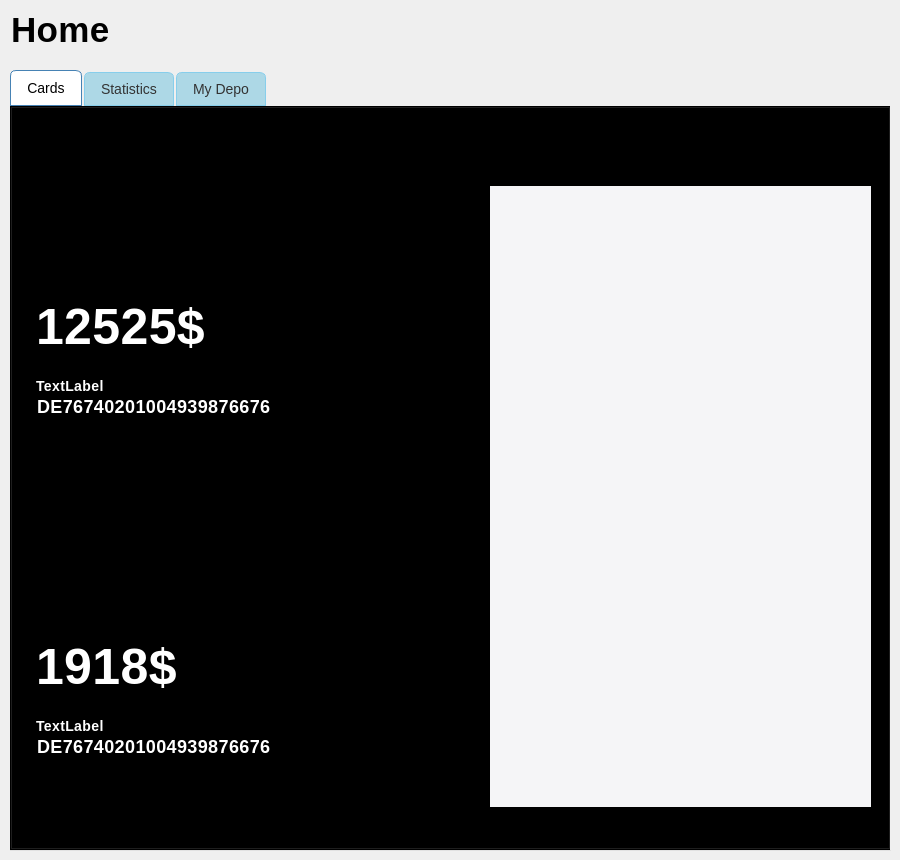
    <widget class="QWidget" name="page_2">
     <widget class="QLabel" name="label_3">
      <property name="geometry">
       <rect>
        <x>-20</x>
        <y>0</y>
        <width>191</width>
        <height>60</height>
       </rect>
      </property>
      <property name="styleSheet">
       <string notr="true">QLabel {
    color: black;
    font-family: &quot;San Francisco&quot;, &quot;Helvetica Neue&quot;, &quot;Segoe UI&quot;, &quot;Arial&quot;, sans-serif;
    font-size: 35px;
    font-weight: bold;
    font-weight: 600;
    padding: 10px 22px;
    border: none;
    border-radius: 14px;
    min-height: 40px;
    min-width: 120px;
    letter-spacing: 0.4px;
}</string>
      </property>
      <property name="text">
       <string>Home</string>
      </property>
     </widget>
     <widget class="QTabWidget" name="tabWidget">
      <property name="geometry">
       <rect>
        <x>10</x>
        <y>70</y>
        <width>881</width>
        <height>781</height>
       </rect>
      </property>
      <property name="cursor">
       <cursorShape>PointingHandCursor</cursorShape>
      </property>
      <property name="styleSheet">
       <string notr="true">#tabWidget {
    background-color: transparent;
    border: none;
    font-family: &quot;Segoe UI&quot;, sans-serif;
    font-size: 14px;
    color: #333;
}

#tabWidget ::pane {
    border: 1px solid #87CEEB;
    border-radius: 8px;
    padding: 10px;
    background: #f0f8ff;
}

QTabBar::tab {
    background: #add8e6;
    border: 1px solid #87CEEB;
    padding: 8px 16px;
    border-top-left-radius: 6px;
    border-top-right-radius: 6px;
    margin-right: 2px;
    color: #333;
}

QTabBar::tab:selected {
    background: #ffffff;
    border-color: #4682B4;
    color: #000;
}

QTabBar::tab:hover {
    background: #87CEFA;
    color: #111;
}

QTabBar::tab:!selected {
    margin-top: 2px;
}</string>
      </property>
      <property name="currentIndex">
       <number>0</number>
      </property>
      <widget class="QWidget" name="tab">
       <attribute name="title">
        <string>Cards</string>
       </attribute>
       <widget class="QWidget" name="widget" native="true">
        <property name="geometry">
         <rect>
          <x>0</x>
          <y>80</y>
          <width>451</width>
          <height>261</height>
         </rect>
        </property>
        <property name="styleSheet">
         <string notr="true">#widget {
    background: qlineargradient(
        x1: 0, y1: 0, x2: 1, y2: 1,
        stop: 0 #4a90e2,
        stop: 0.5 #1c75bc,
        stop: 1 #003f7f
    );
    color: #ffffff;
    font-family: &quot;Segoe UI&quot;, &quot;Helvetica Neue&quot;, sans-serif;
    font-size: 16px;
    border: none;
    border-top-left-radius: 16px;
    border-top-right-radius: 16px;
    border-bottom-right-radius: 16px;
    border-bottom-left-radius: 16px;
    padding: 12px;
    transition: border 0.3s ease;
}

#widget:hover {
    border: 2px solid #89c4f4;
}</string>
        </property>
        <widget class="QLabel" name="label_4">
         <property name="geometry">
          <rect>
           <x>10</x>
           <y>10</y>
           <width>101</width>
           <height>91</height>
          </rect>
         </property>
         <property name="styleSheet">
          <string notr="true">#label_4{
	background: none;
}</string>
         </property>
         <property name="text">
          <string>TextLabel</string>
         </property>
        </widget>
        <widget class="QLabel" name="Icon_2">
         <property name="geometry">
          <rect>
           <x>280</x>
           <y>10</y>
           <width>371</width>
           <height>251</height>
          </rect>
         </property>
         <property name="styleSheet">
          <string notr="true">#Icon_2{
	background: none;
}</string>
         </property>
         <property name="text">
          <string>TextLabel</string>
         </property>
        </widget>
        <widget class="QLabel" name="label_5">
         <property name="geometry">
          <rect>
           <x>0</x>
           <y>190</y>
           <width>291</width>
           <height>60</height>
          </rect>
         </property>
         <property name="styleSheet">
          <string notr="true">QLabel {
    color: white;
    font-family: &quot;San Francisco&quot;, &quot;Helvetica Neue&quot;, &quot;Segoe UI&quot;, &quot;Arial&quot;, sans-serif;
    font-size: 18px;
    font-weight: 600;
    padding: 10px 22px;
    border: none;
    border-radius: 14px;
    min-height: 40px;
    min-width: 120px;
    letter-spacing: 0.4px;
	background: none;
}</string>
         </property>
         <property name="text">
          <string>DE76740201004939876676</string>
         </property>
        </widget>
        <widget class="QLabel" name="usernameCard">
         <property name="geometry">
          <rect>
           <x>0</x>
           <y>170</y>
           <width>164</width>
           <height>60</height>
          </rect>
         </property>
         <property name="styleSheet">
          <string notr="true">QLabel {
    color: white;
    font-family: &quot;San Francisco&quot;, &quot;Helvetica Neue&quot;, &quot;Segoe UI&quot;, &quot;Arial&quot;, sans-serif;
    font-size: 14px;
    font-weight: 600;
    padding: 10px 22px;
    border: none;
    border-radius: 14px;
    min-height: 40px;
    min-width: 120px;
    letter-spacing: 0.4px;
	background: none;
}</string>
         </property>
         <property name="text">
          <string>TextLabel</string>
         </property>
        </widget>
        <widget class="QLabel" name="BalanceCard1">
         <property name="geometry">
          <rect>
           <x>-10</x>
           <y>90</y>
           <width>411</width>
           <height>101</height>
          </rect>
         </property>
         <property name="styleSheet">
          <string notr="true">QLabel {
    color: white;
    font-family: &quot;San Francisco&quot;, &quot;Helvetica Neue&quot;, &quot;Segoe UI&quot;, &quot;Arial&quot;, sans-serif;
    font-size: 50px;
    font-weight: cursiv;
    font-weight: 600;
    padding: 10px 22px;
    border: none;
    border-radius: 14px;
    min-height: 40px;
    min-width: 120px;
    letter-spacing: 0.4px;
background: none;
}</string>
         </property>
         <property name="text">
          <string>12525$</string>
         </property>
        </widget>
       </widget>
       <widget class="QLabel" name="label_7">
        <property name="geometry">
         <rect>
          <x>520</x>
          <y>20</y>
          <width>281</width>
          <height>60</height>
         </rect>
        </property>
        <property name="styleSheet">
         <string notr="true">QLabel {
    color: black;
    font-family: &quot;San Francisco&quot;, &quot;Helvetica Neue&quot;, &quot;Segoe UI&quot;, &quot;Arial&quot;, sans-serif;
    font-size: 25px;
    font-weight: bold;
    font-weight: 600;
    padding: 10px 22px;
    border: none;
    border-radius: 14px;
    min-height: 40px;
    min-width: 120px;
    letter-spacing: 0.4px;
}</string>
        </property>
        <property name="text">
         <string>Transaction history</string>
        </property>
       </widget>
       <widget class="QListWidget" name="listWidget">
        <property name="geometry">
         <rect>
          <x>480</x>
          <y>80</y>
          <width>381</width>
          <height>621</height>
         </rect>
        </property>
        <property name="styleSheet">
         <string notr="true">#listWidget {
    background-color: #f5f5f7;
    border: none;
    border-radius: 0px;
    padding: 10px;
    font-family: &quot;San Francisco&quot;, &quot;Helvetica Neue&quot;, &quot;Segoe UI&quot;, &quot;Arial&quot;, sans-serif;
    font-size: 16px;
    font-weight: 500;
    color: #000;
}

#listWidget::viewport {
    margin-right: 10px;
}

#listWidget::item {
    padding: 10px 14px;
    margin: 6px 0;
    border-radius: 5px;
    background-color: #ffffff;
    color: #000;
    font-size: 16px;
    font-weight: 500;
}

#listWidget::item:hover {
    background-color: #d4e9fc;
    color: #000;
    border: 1px solid #0267bf;
}

#listWidget::item:selected {
    background-color: #0586f7;
    color: #ffffff;
    border: 1px solid #0267bf;
}

QScrollBar:horizontal {
    border: none;
    background: #f5f5f5;
    height: 10px;
    margin: 0px 20px 0px 20px;
    border-radius: 5px;
}

QScrollBar::handle:horizontal {
    background: #0586f7;
    min-width: 20px;
    border-radius: 5px;
}

QScrollBar::add-line:horizontal, QScrollBar::sub-line:horizontal {
    border: none;
    background: none;
    width: 0px;
}

QScrollBar::add-page:horizontal, QScrollBar::sub-page:horizontal {
    background: none;
}

QScrollBar:vertical {
    border: none;
    background: #f5f5f5;
    width: 10px;
    margin: 20px 0px 20px 0px;
    border-radius: 5px;
}

QScrollBar::handle:vertical {
    background: #0586f7;
    min-height: 20px;
    border-radius: 5px;
}

QScrollBar::add-line:vertical, QScrollBar::sub-line:vertical {
    border: none;
    background: none;
    height: 0px;
}

QScrollBar::add-page:vertical, QScrollBar::sub-page:vertical {
    background: none;
}</string>
        </property>
       </widget>
       <widget class="QWidget" name="widget_3" native="true">
        <property name="geometry">
         <rect>
          <x>0</x>
          <y>420</y>
          <width>451</width>
          <height>261</height>
         </rect>
        </property>
        <property name="styleSheet">
         <string notr="true">#widget_3{
    background: qlineargradient(
        x1: 0, y1: 0, x2: 1, y2: 1,
        stop: 0 #FFD700,
        stop: 0.5 #bf8200,
        stop: 1 #996800
    );
    font-family: &quot;Segoe UI&quot;, &quot;Helvetica Neue&quot;, sans-serif;
    font-size: 16px;
    border: none;
    border-top-left-radius: 16px;
    border-top-right-radius: 16px;
    border-bottom-right-radius: 16px;
    border-bottom-left-radius: 16px;
    padding: 12px;
}
#widget_3:hover {
    border: 2px solid #89c4f4;
}</string>
        </property>
        <widget class="QLabel" name="label_15">
         <property name="geometry">
          <rect>
           <x>10</x>
           <y>10</y>
           <width>101</width>
           <height>91</height>
          </rect>
         </property>
         <property name="styleSheet">
          <string notr="true">#label_15{
	background: none;
}</string>
         </property>
         <property name="text">
          <string>TextLabel</string>
         </property>
        </widget>
        <widget class="QLabel" name="Icon_4">
         <property name="geometry">
          <rect>
           <x>260</x>
           <y>20</y>
           <width>191</width>
           <height>221</height>
          </rect>
         </property>
         <property name="styleSheet">
          <string notr="true">#Icon_4{
	background: none;
}</string>
         </property>
         <property name="text">
          <string>TextLabel</string>
         </property>
        </widget>
        <widget class="QLabel" name="label_16">
         <property name="geometry">
          <rect>
           <x>0</x>
           <y>190</y>
           <width>291</width>
           <height>60</height>
          </rect>
         </property>
         <property name="styleSheet">
          <string notr="true">QLabel {
    color: white;
    font-family: &quot;San Francisco&quot;, &quot;Helvetica Neue&quot;, &quot;Segoe UI&quot;, &quot;Arial&quot;, sans-serif;
    font-size: 18px;
    font-weight: 600;
    padding: 10px 22px;
    border: none;
    border-radius: 14px;
    min-height: 40px;
    min-width: 120px;
    letter-spacing: 0.4px;
	background: none;
}</string>
         </property>
         <property name="text">
          <string>DE76740201004939876676</string>
         </property>
        </widget>
        <widget class="QLabel" name="usernameCard_3">
         <property name="geometry">
          <rect>
           <x>0</x>
           <y>170</y>
           <width>164</width>
           <height>60</height>
          </rect>
         </property>
         <property name="styleSheet">
          <string notr="true">QLabel {
    color: white;
    font-family: &quot;San Francisco&quot;, &quot;Helvetica Neue&quot;, &quot;Segoe UI&quot;, &quot;Arial&quot;, sans-serif;
    font-size: 14px;
    font-weight: 600;
    padding: 10px 22px;
    border: none;
    border-radius: 14px;
    min-height: 40px;
    min-width: 120px;
    letter-spacing: 0.4px;
	background: none;
}</string>
         </property>
         <property name="text">
          <string>TextLabel</string>
         </property>
        </widget>
        <widget class="QLabel" name="BalanceCard2_2">
         <property name="geometry">
          <rect>
           <x>-10</x>
           <y>90</y>
           <width>411</width>
           <height>101</height>
          </rect>
         </property>
         <property name="styleSheet">
          <string notr="true">QLabel {
    color: white;
    font-family: &quot;San Francisco&quot;, &quot;Helvetica Neue&quot;, &quot;Segoe UI&quot;, &quot;Arial&quot;, sans-serif;
    font-size: 50px;
    font-weight: cursiv;
    font-weight: 600;
    padding: 10px 22px;
    border: none;
    border-radius: 14px;
    min-height: 40px;
    min-width: 120px;
    letter-spacing: 0.4px;
background: none;
}</string>
         </property>
         <property name="text">
          <string>1918$</string>
         </property>
        </widget>
       </widget>
       <widget class="QLabel" name="label_17">
        <property name="geometry">
         <rect>
          <x>0</x>
          <y>20</y>
          <width>351</width>
          <height>60</height>
         </rect>
        </property>
        <property name="styleSheet">
         <string notr="true">QLabel {
    color: black;
    font-family: &quot;San Francisco&quot;, &quot;Helvetica Neue&quot;, &quot;Segoe UI&quot;, &quot;Arial&quot;, sans-serif;
    font-size: 25px;
    font-weight: bold;
    font-weight: 600;
    padding: 10px 22px;
    border: none;
    border-radius: 14px;
    min-height: 40px;
    min-width: 120px;
    letter-spacing: 0.4px;
}</string>
        </property>
        <property name="text">
         <string>Pingplus Banking Card</string>
        </property>
       </widget>
       <widget class="QLabel" name="label_18">
        <property name="geometry">
         <rect>
          <x>0</x>
          <y>360</y>
          <width>351</width>
          <height>60</height>
         </rect>
        </property>
        <property name="styleSheet">
         <string notr="true">QLabel {
    color: black;
    font-family: &quot;San Francisco&quot;, &quot;Helvetica Neue&quot;, &quot;Segoe UI&quot;, &quot;Arial&quot;, sans-serif;
    font-size: 25px;
    font-weight: bold;
    font-weight: 600;
    padding: 10px 22px;
    border: none;
    border-radius: 14px;
    min-height: 40px;
    min-width: 120px;
    letter-spacing: 0.4px;
}</string>
        </property>
        <property name="text">
         <string>American Express Card</string>
        </property>
       </widget>
      </widget>
      <widget class="QWidget" name="tab_2">
       <attribute name="title">
        <string>Statistics</string>
       </attribute>
      </widget>
      <widget class="QWidget" name="tab_3">
       <attribute name="title">
        <string>My Depo</string>
       </attribute>
      </widget>
     </widget>
    </widget>
